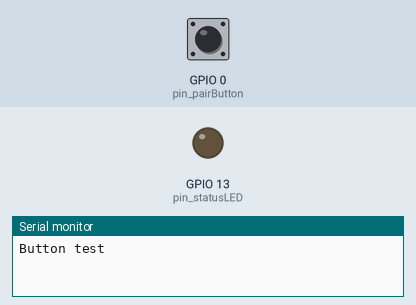
The sketch below on a simulated ESP32. Shown: output pins drawn as LEDs (lit = HIGH), the last lines printed to the serial monitor. Dashed ring = blinking. Inputs (shaded band) come from the test bench; at power-on: GPIO 0 (pin_pairButton) HIGH. At 4.8 s the program restarts the board; the recording ends there.

Above: at 1.4 s.
1.5 s: GPIO 0 (pin_pairButton) pulled LOW for 3.2 s
At 2.87 s:
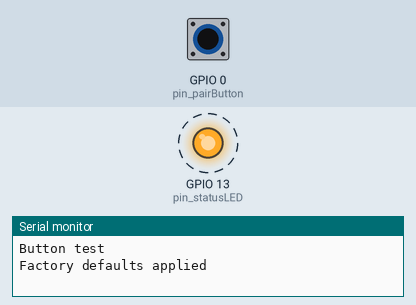
Timing chart, 0 to 4.8 s (numbered marks = the images above; inputs shaded):
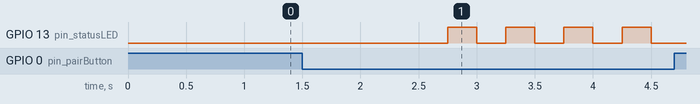

The sketch:

Buttons.ino
```cpp
/*

*/

// Buttons - Interrupt driven and debounce
//-=-=-=-=-=-=-=-=-=-=-=-=-=-=-=-=-=-=-=-=-=-=-=-=-=-=-=-=-=-=-=-=-
#include <JC_Button.h>      //http://librarymanager/All#JC_Button v2.1.2
Button *pairButton = nullptr;

TaskHandle_t ButtonCheckTaskHandle = nullptr;
const uint8_t ButtonCheckTaskPriority = 0; // 3 being the highest, and 0 being the lowest
const int buttonTaskStackSize = 2000;
//-=-=-=-=-=-=-=-=-=-=-=-=-=-=-=-=-=-=-=-=-=-=-=-=-=-=-=-=-=-=-=-=-

const uint8_t PIN_UNDEFINED = 255;

int pin_pairButton = 0; // Use the boot button for testing

int pin_statusLED = 13;
int pin_connectLED = 255;

uint8_t buffer[512];

void setup()
{
  Serial.begin(115200);
  delay(250);
  Serial.println("Button test");

  buttonBegin();

  ledBegin();
}

void loop()
{

}

// Reset system to defaults and blink LEDs until button is released
void buttonFactoryDefaults()
{
  factoryDefaults(); // Set settings struct to defaults
  recordSystemSettings();  // Record current settings struct to NVM

  systemPrintln("Factory defaults applied");

  //Pre-set LEDs ready for blink
  ledStatusOn();
  ledConnectOff();

  while (readPairButton() == LOW)
  {
    ledStatusBlink();
    ledConnectBlink();
    delay(250);
  }

  //Ensure LEDs are off
  ledStatusOff();
  ledConnectOff();

  systemPrintln("System resetting");
  delay(50);
  //systemFlush(); //Allow print to complete

  ESP.restart();
}

uint8_t readPairButton()
{
  if (pin_pairButton == 255)
    return (HIGH);
  return (digitalRead(pin_pairButton));
}

//Place holders
void factoryDefaults() {}
void recordSystemSettings() {}

void systemPrintln(char *toPrint)
{
  Serial.println(toPrint);
}

void systemFlush()
{
  Serial.flush();
}
```

Begin.ino
```cpp
void buttonBegin()
{
  pairButton = new Button(pin_pairButton); // Create the button in memory
  // Allocation failure handled in ButtonCheckTask

  // Starts task for monitoring button presses
  if (ButtonCheckTaskHandle == nullptr)
    xTaskCreate(ButtonCheckTask,
                "BtnCheck",          // Just for humans
                buttonTaskStackSize, // Stack Size
                nullptr,             // Task input parameter
                ButtonCheckTaskPriority,
                &ButtonCheckTaskHandle); // Task handle
}
```

LED.ino
```cpp
void ledBegin()
{
  if (pin_connectLED != PIN_UNDEFINED)
    pinMode(pin_connectLED, OUTPUT);
  if (pin_statusLED != PIN_UNDEFINED)
    pinMode(pin_statusLED, OUTPUT);

  ledConnectOff();
  ledStatusOff();
}

bool isConnectOn()
{
  if (pin_connectLED == PIN_UNDEFINED)
    return (LOW);
  return (digitalRead(pin_connectLED));
}
void ledConnectOn()
{
  if (pin_connectLED != PIN_UNDEFINED)
    digitalWrite(pin_connectLED, HIGH);
}
void ledConnectOff()
{
  if (pin_connectLED != PIN_UNDEFINED)
    digitalWrite(pin_connectLED, LOW);
}
void ledConnectBlink()
{
  if (pin_connectLED != PIN_UNDEFINED)
    digitalWrite(pin_connectLED, !digitalRead(pin_connectLED));
}

bool isStatusOn()
{
  if (pin_statusLED == PIN_UNDEFINED)
    return (LOW);
  return (digitalRead(pin_statusLED));
}
void ledStatusOn()
{
  if (pin_statusLED != PIN_UNDEFINED)
    digitalWrite(pin_statusLED, HIGH);
}
void ledStatusOff()
{
  if (pin_statusLED != PIN_UNDEFINED)
    digitalWrite(pin_statusLED, LOW);
}
void ledStatusBlink()
{
  if (pin_statusLED != PIN_UNDEFINED)
    digitalWrite(pin_statusLED, !digitalRead(pin_statusLED));
}
```

Tasks.ino
```cpp
// Check the state of the setup (Pair) button
void ButtonCheckTask(void *e)
{
  if (pairButton != nullptr)
    pairButton->begin();

  while (true)
  {
    if (pairButton != nullptr)
      pairButton->read();

    if (pairButton != nullptr && pairButton->pressedFor(1000))
    {
      buttonFactoryDefaults();
    }

    feedWdt();
    taskYIELD();
  }
}

// Normally a delay(1) will feed the WDT but if we don't want to wait that long, this feeds the WDT without delay
void feedWdt()
{
    vTaskDelay(1);
}
```

Measured:
- after the input at 1.5 s, GPIO 13 (pin_statusLED): alternates HIGH for 0.25 s and LOW for 0.25 s, starting after 1.3 s
